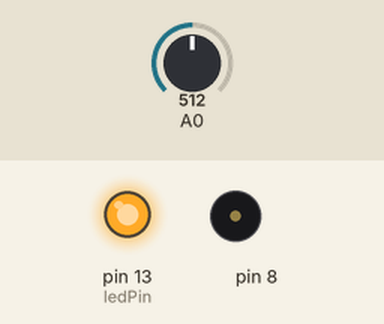
Recording of a sketch running on a simulated Arduino Uno, built with avr-gcc and run on an emulated ATmega328P. On the bench: output pins drawn as LEDs (lit = HIGH), buzzer (waves = sounding). Inputs (shaded band) come from the test bench; at power-on: A0 = 512. What the sketch prints to the serial monitor is not drawn.

Above: at 0.1 s.
At 2.1 s:
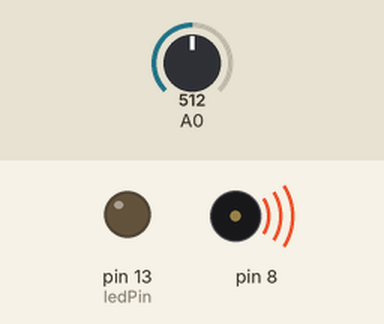
Timing chart, 0 to 3.6 s (numbered marks = the images above):
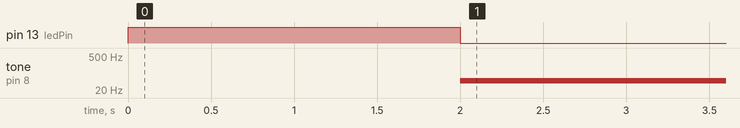

Measured:
- by itself, tone on pin 8: silent → 49 Hz at 2.0 s

The sketch:

si1.ino
```cpp
int sensorValue;
int sensorLow = 1023;
int sensorHigh = 5;
const int ledPin = 13;
void setup() {

  pinMode(ledPin, OUTPUT);
  digitalWrite(ledPin, HIGH);
  while (millis() < 2000) {
    sensorValue = analogRead(A0);
    if (sensorValue > sensorHigh) {
      sensorHigh = sensorValue;
    }
    if (sensorValue < sensorLow){
      sensorLow = sensorValue;
    }
   }
  digitalWrite(ledPin, LOW);
  Serial.begin(9600);
}
void loop() {
  sensorValue = analogRead(A0);
  int pitch =
  map(sensorValue,sensorLow,sensorHigh,50,4000);
  Serial.println(sensorValue);
  tone(8,pitch,20);
  delay(10);
}
```
